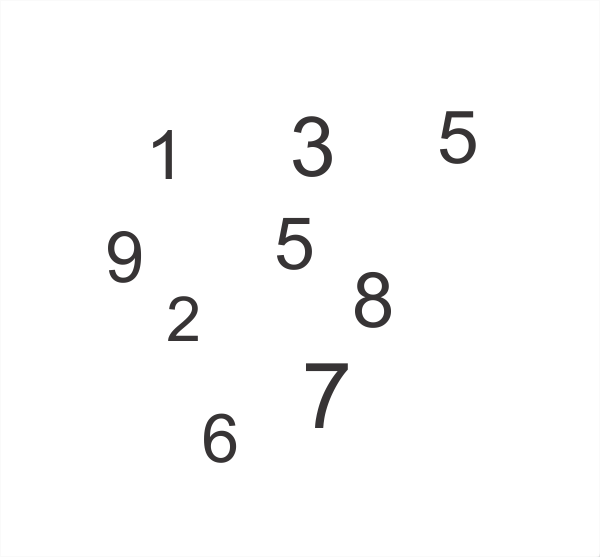
#> input picture Python/Tensorflow/printedDigitsRec/printedDigitsRec/digits.png, 600 x 557 px
$ python printedDigitsRec.py   (older library calls are emulated)
#> lines starting #> are read from the running program, lines starting #| are printed output that depends on the picture; after the words box and inside, x2 and y2 are one past the last pixel; in counts of white or black regions, pixels touching at a corner belong together
### Python/Tensorflow/printedDigitsRec/printedDigitsRec/imageToArrayConverter.py
import cv2
import numpy as np

class ImageToArrayConverter(object):
    """description of class"""
    def __init__(self, src):
#> called with src = 'digits.png'
        self.src = src
        font = cv2.FONT_HERSHEY_SIMPLEX

        path = self.src
        img = cv2.imread(path, cv2.IMREAD_UNCHANGED)
#> img is the input picture: shape (557, 600, 3); mean B, G, R 251, 251, 251
        bw = cv2.cvtColor(img, cv2.COLOR_BGR2GRAY)
        bw = cv2.GaussianBlur(bw, (7,7), 0)
        ret, thbw = cv2.threshold(bw, 200, 255, cv2.THRESH_BINARY_INV)
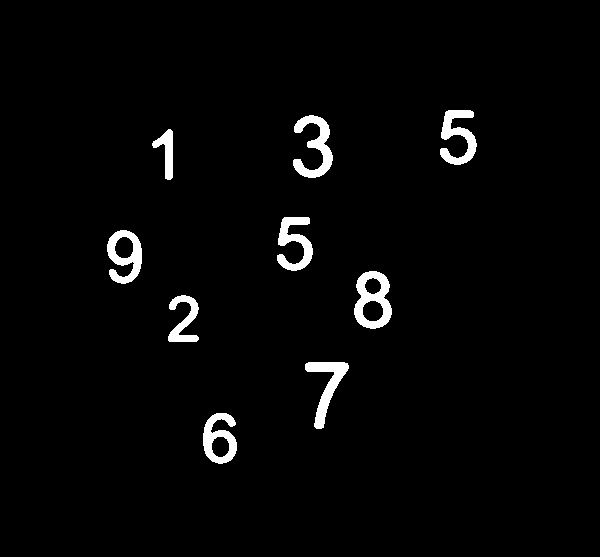
#> thbw: shape (557, 600); 2.5% white; 9 white regions
        thbw = cv2.erode(thbw, np.ones((1,1), np.uint8), iterations = 2)
        image, cntrs, hier = cv2.findContours(thbw.copy(), cv2.RETR_TREE, cv2.CHAIN_APPROX_SIMPLE)
#> cntrs = 13 contours; largest, box (x1, y1, x2, y2) and area: (354, 271, 392, 329) 1648, (107, 230, 142, 284) 1220, (203, 413, 237, 464) 1136, (293, 115, 333, 178) 998, (305, 362, 349, 429) 916

        rectangles = []

        for c in cntrs:
            r = x,y,w,h = cv2.boundingRect(c)
            a = cv2.contourArea(c)
            b = (img.shape[0]-3) * (img.shape[1] - 3)

            is_inside = False

            for q in rectangles:
                if self.inside(r, q):
                    is_inside = True
                    break
            if not is_inside:
                if not a == b:
                    rectangles.append(r)
#> this loop made 13 passes
#> (x, y, w, h, a) on passes 2 to 13: (211, 436, 19, 22, 302), (305, 362, 44, 67, 916.5), (168, 295, 31, 47, 612), (354, 271, 38, 58, 1647.5), (362, 300, 22, 22, 355), (364, 277, 18, 18, 213.5), (107, 230, 35, 54, 1219.5), (114, 236, 20, 23, 331), (277, 217, 36, 54, 859.5), (152, 129, 21, 51, 437.5), (293, 115, 40, 63, 998), (440, 110, 37, 55, 891.5)
#> (x, y, w, h, a) on pass 1: (203, 413, 34, 51, 1136.5)
#> after the loop, rectangles = [(203, 413, 34, 51), (305, 362, 44, 67), (168, 295, 31, 47), (354, 271, 38, 58), (107, 230, 35, 54), (277, 217, 36, 54), (152, 129, 21, 51), (293, 115, 40, 63), (440, 110, 37, 55)]

        self.threshHoldedImage = thbw
        self.contourImage = img
        self.numberOfDigits = len(rectangles)
#> self.numberOfDigits = 9
        self.x_vals_test = np.zeros( (self.numberOfDigits, 784) )
        i = 0

        for r in rectangles:
            x,y,w,h = self.wrap_digit(r)
            cv2.rectangle(img, (int(x),int(y)), (int(x+w), int(y+h)), (0, 255, 0), 2)
            roi = thbw[int(y):int(y+h), int(x):int(x+w)]
            res = cv2.resize(roi, (28, 28))
            self.x_vals_test[i] = res.ravel()
            i += 1
#> this loop made 9 passes
#> (r, x, y, w, h, hcenter in wrap_digit, vcenter in wrap_digit) on passes 1 to 9: ((203, 413, 34, 51), 189.5, 408, 56, 56, 220, 438.5), ((305, 362, 44, 67), 288.5, 357, 72, 72, 327, 395.5), ((168, 295, 31, 47), 155, 290, 52, 52, 183.5, 318.5), ((354, 271, 38, 58), 339, 266, 63, 63, 373, 300), ((107, 230, 35, 54), 92.5, 225, 59, 59, 124.5, 257), ((277, 217, 36, 54), 263, 212, 59, 59, 295, 244), ((152, 129, 21, 51), 132, 124, 56, 56, 162.5, 154.5), ((293, 115, 40, 63), 276.5, 110, 68, 68, 313, 146.5), ((440, 110, 37, 55), 426, 105, 60, 60, 458.5, 137.5)
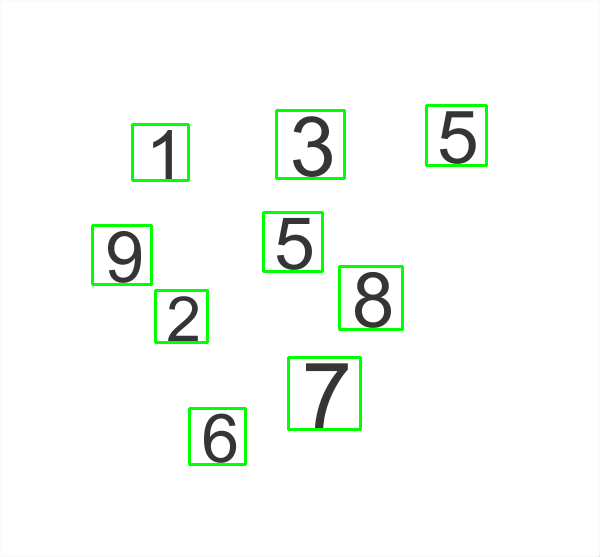
#> img: shape (557, 600, 3); 1.95% of pixels changed, all inside (x1, y1, x2, y2) = (91, 104, 488, 466)
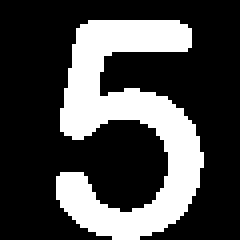
#> roi: shape (60, 60) (shown 4 times larger); 28.1% white; 1 white region, box (x1, y1, x2, y2) and area: (14, 5, 51, 60) 1013
#> after the loop, i = 9

    def inside(self, r1, r2):
        x1,y1,w1,h1 = r1
        x2,y2,w2,h2 = r2
        if (x1 > x2) and (y1 > y2) and (x1+w1 < x2+w2) and (y1+h1 < y2 + h2):
            return True
        else:
            return False

    def wrap_digit(self, rect):
        x, y, w, h = rect
        padding = 5
        hcenter = x + w/2
        vcenter = y + h/2

        if (h > w):
            w = h
            x = hcenter - (w/2)
        else:
            h = w
            y = vcenter - (h/2)
        return (x-padding, y-padding, w+padding, h+padding)

    def getImageAsArray(self):
            return self.x_vals_test

    def getContourImage(self):
            return self.contourImage

    def getThresholdedImage(self):
            return self.threshHoldedImage
    def getNumberOfDigits(self):
        return self.numberOfDigits

### Python/Tensorflow/printedDigitsRec/printedDigitsRec/printedDigitsRec.py
# MNIST Digit Prediction with k-Nearest Neighbors
#-----------------------------------------------
#
# This script will load the MNIST data, and split
# it into test/train and perform prediction with
# nearest neighbors
#
# For each test integer, we will return the
# closest image/integer.
#
# Integer images are represented as 28x8 matrices
# of floating point numbers

import cv2
import random
import numpy as np
from imageToArrayConverter import ImageToArrayConverter
import tensorflow as tf
import matplotlib.pyplot as plt
from tensorflow.python.framework import ops
ops.reset_default_graph()

def vectorized_result(j):
  e = np.zeros((10, 1))
  e[j] = 1.0
  return e

itacTest = ImageToArrayConverter('digits.png')
itacTrain = ImageToArrayConverter('printedDigitsTrain.png')
#> call 2 of __init__, with src = 'printedDigitsTrain.png'
#> in __init__ (call 2), `font = cv2.FONT_HERSHEY_SIMPLEX`: font = 0
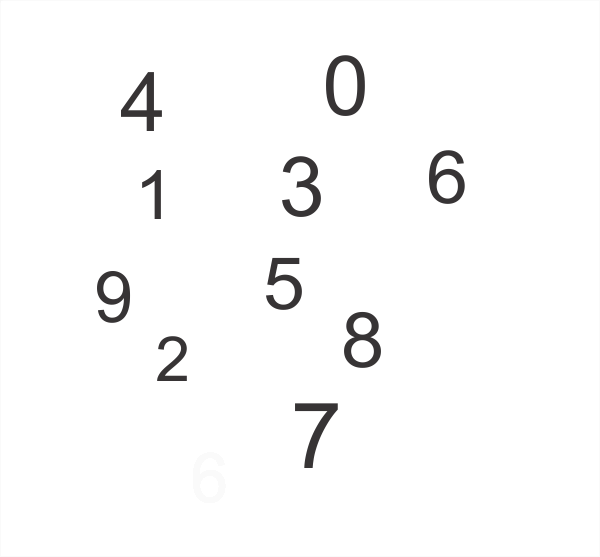
#> input picture Python/Tensorflow/printedDigitsRec/printedDigitsRec/printedDigitsTrain.png, 600 x 557 px
#> in __init__, img is the input picture: shape (557, 600, 3); mean B, G, R 250.2, 250.2, 250.3
#> in __init__ (call 2), `ret, thbw = cv2.threshold(bw, 200, 255, cv2.THRESH_BINARY_INV)`:
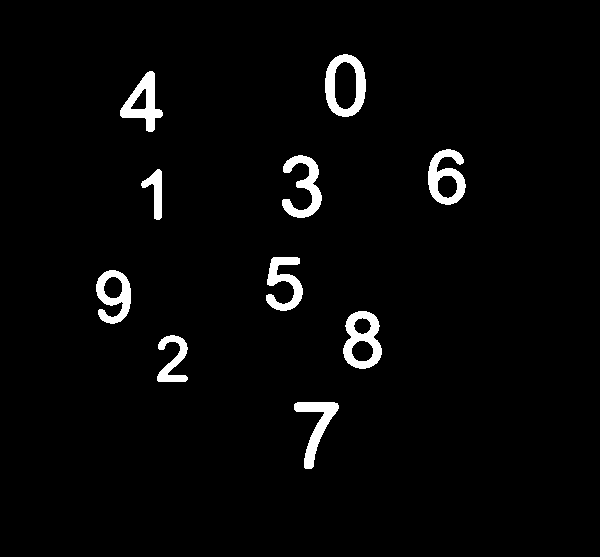
#> thbw: shape (557, 600); 3% white; 10 white regions
#> in __init__ (call 2), `image, cntrs, hier = cv2.findContours(thbw.copy(), cv2.RETR_TREE, cv2...`: cntrs = 16 contours; largest, box (x1, y1, x2, y2) and area: (325, 54, 366, 117) 2029, (343, 311, 382, 369) 1681, (428, 149, 466, 205) 1366, (96, 270, 131, 324) 1220, (120, 71, 163, 132) 1198
#> the loop in __init__ (call 2), `for c in cntrs:` made 16 passes
#> (x, y, w, h, a) on passes 2 to 4: (157, 335, 31, 47, 612), (343, 311, 39, 58, 1681), (351, 340, 23, 22, 365)
#> (x, y, w, h, a) on pass 1: (294, 402, 45, 67, 935.5)
#> the loop in __init__ (call 2), `for r in rectangles:` made 10 passes
#> r on passes 1 to 10: (294, 402, 45, 67), (157, 335, 31, 47), (343, 311, 39, 58), (96, 270, 35, 54), (266, 257, 37, 54), (141, 169, 21, 51), (282, 155, 40, 63), (428, 149, 38, 56), (120, 71, 43, 61), (325, 54, 41, 63)
#> after the loop in __init__ (call 2), `for r in rectangles:`:
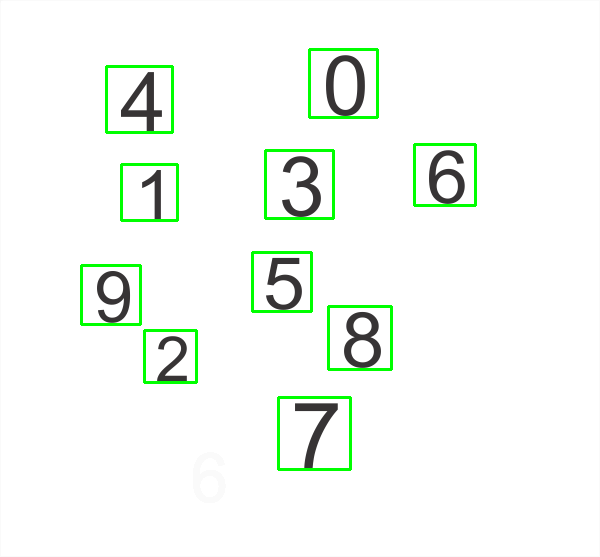
#> img: shape (557, 600, 3); 2.23% of pixels changed, all inside (x1, y1, x2, y2) = (80, 48, 477, 471)
#> after the loop in __init__ (call 2), `for r in rectangles:`:
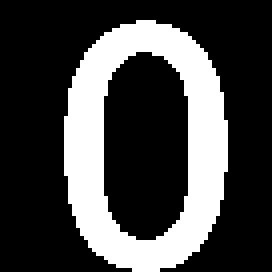
#> roi: shape (68, 68) (shown 4 times larger); 27.2% white; 1 white region, box (x1, y1, x2, y2) and area: (16, 5, 57, 68) 1256

# Create graph
#> (the run stopped early here; a loop or call above may not have finished)
